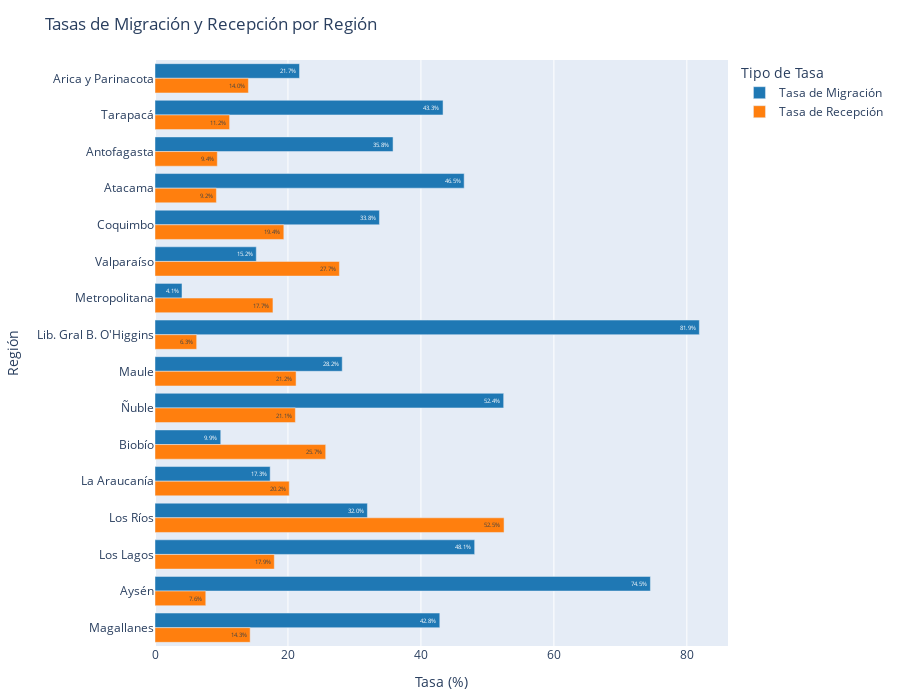

Notebook code for this chart:
### Code cell
df_tasas = plots.preparar_tasas_migracion_recepcion(data['set_abcde'], plots.orden_regiones)
plots.plotly_tasas_migracion_recepcion(df_tasas)

### Figure 1 — Plotly figure (JSON) as saved in the notebook; plotly's stock layout.template omitted (floating-point values rounded to 4 significant figures)
{"data": [{"marker": {"color": "#1f78b4"}, "name": "Tasa de Migración", "orientation": "h", "text": ["21.7%", "43.3%", "35.8%", "46.5%", "33.8%", "15.2%", "4.1%", "81.9%", "28.2%", "52.4%", "9.9%", "17.3%", "32.0%", "48.1%", "74.5%", "42.8%"], "textposition": "auto", "type": "bar", "x": [21.74, 43.33, 35.81, 46.51, 33.76, 15.24, 4.064, 81.88, 28.16, 52.45, 9.892, 17.32, 31.95, 48.08, 74.52, 42.84], "y": ["Arica y Parinacota", "Tarapacá", "Antofagasta", "Atacama", "Coquimbo", "Valparaíso", "Metropolitana", "Lib. Gral B. O'Higgins", "Maule", "Ñuble", "Biobío", "La Araucanía", "Los Ríos", "Los Lagos", "Aysén", "Magallanes"]}, {"marker": {"color": "#ff7f0e"}, "name": "Tasa de Recepción", "orientation": "h", "text": ["14.0%", "11.2%", "9.4%", "9.2%", "19.4%", "27.7%", "17.7%", "6.3%", "21.2%", "21.1%", "25.7%", "20.2%", "52.5%", "17.9%", "7.6%", "14.3%"], "textposition": "auto", "type": "bar", "x": [14.05, 11.22, 9.373, 9.236, 19.38, 27.74, 17.74, 6.268, 21.22, 21.12, 25.68, 20.2, 52.51, 17.95, 7.639, 14.31], "y": ["Arica y Parinacota", "Tarapacá", "Antofagasta", "Atacama", "Coquimbo", "Valparaíso", "Metropolitana", "Lib. Gral B. O'Higgins", "Maule", "Ñuble", "Biobío", "La Araucanía", "Los Ríos", "Los Lagos", "Aysén", "Magallanes"]}], "layout": {"barmode": "group", "height": 700, "legend": {"title": {"text": "Tipo de Tasa"}}, "margin": {"b": 40, "l": 100, "r": 40, "t": 60}, "title": {"text": "Tasas de Migración y Recepción por Región"}, "xaxis": {"title": {"text": "Tasa (%)"}}, "yaxis": {"autorange": "reversed", "title": {"text": "Región"}}}}
